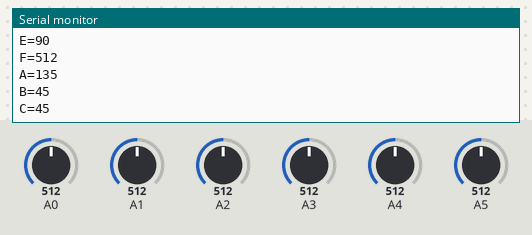
This sketch was run on a simulated Arduino Uno, built with avr-gcc and run on an emulated ATmega328P. Shown: the last lines printed to the serial monitor. Inputs (shaded band) come from the test bench; at power-on: A0 = 512, A1 = 512, A2 = 512, A3 = 512, A4 = 512, A5 = 512.

Above: at 1.2 s.
1.3 s: A0 set to 716
At 2.3 s:
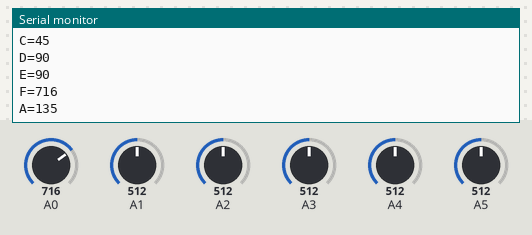
2.8 s: A1 set to 716
At 3.5 s:
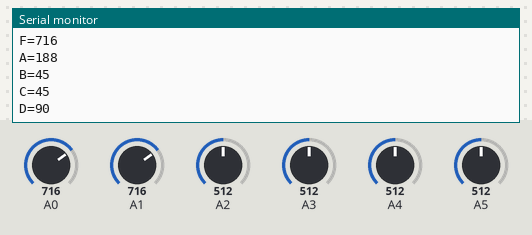
4.3 s: A2 set to 716
At 4.8 s:
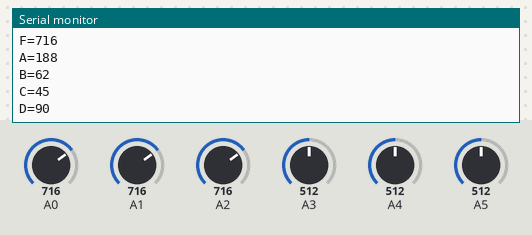
5.8 s: A3 set to 716
At 6.9 s:
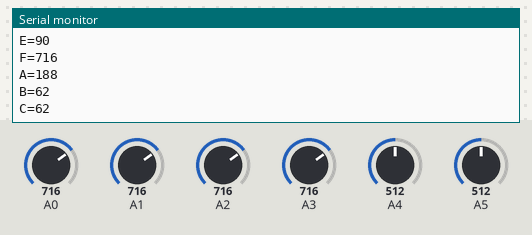
7.3 s: A4 set to 716
8.8 s: A5 set to 716
At 9.7 s:
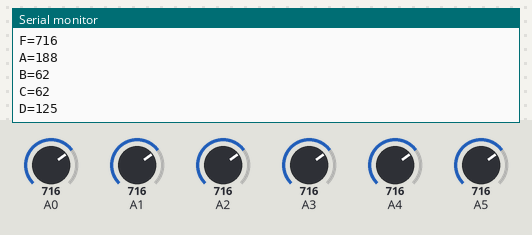

The sketch:

_4_Resistance.ino
```cpp
void setup()
{
  Serial.begin(115200);
}
void loop()
{
  int sensorValue0 = analogRead(A0);
  int sensorValue1 = analogRead(A1);
  int sensorValue2 = analogRead(A2);
  int sensorValue3 = analogRead(A3);
  int sensorValue4 = analogRead(A4);
  int sensorValue5 = analogRead(A5);
  int SV1 = map(sensorValue1 , 0,1023, 0, 270);
  int SV2 = map(sensorValue2 , 0,1023, 0, 90);
  int SV3 = map(sensorValue3 , 0,1023, 0, 90);
  int SV4 = map(sensorValue4 , 0,1023, 0, 180);
  int SV5 = map(sensorValue5 , 0,1023, 0, 180);


  Serial.print("A=");
  Serial.println(SV1);
delay(10);
  Serial.print("B=");
  Serial.println(SV2);
delay(10);
  Serial.print("C=");
  Serial.println(SV3);
delay(10);
  Serial.print("D=");
  Serial.println(SV4);
delay(10);
  Serial.print("E=");
  Serial.println(SV5);
delay(10);
Serial.print("F=");
  Serial.println(sensorValue0);
delay(10);
}
```

Measured:
- after the input at 1.3 s, the serial monitor: prints a new line after 0.05 s (image 1)
- after the input at 2.8 s, the serial monitor: prints a new line after 0.05 s (image 2)
- after the input at 4.3 s, the serial monitor: prints a new line after 0.05 s (image 3)
- after the input at 5.8 s, the serial monitor: prints a new line at once (image 4)
- after the input at 8.8 s, the serial monitor: prints a new line after 0.10 s (image 5)
